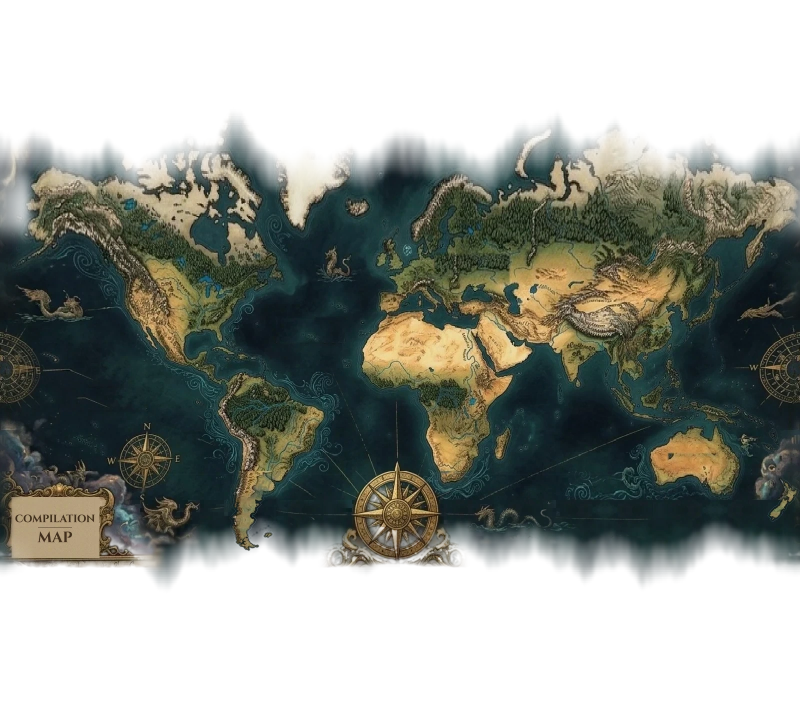
#> input picture map/atlas-plate.webp, 1600 x 1435 px (shown at 1/2 size); its folder holds only this picture in this run
$ python seam_fix.py
#> lines starting #> are read from the running program, lines starting #| are printed output that depends on the picture
#!/usr/bin/env python3
"""
The plate's two edges, made to meet.

On the globe the chart's eastern and western edges meet in the Pacific, and
they were never drawn to join: the compass rose split across the two edges sits
a few pixels out, a sea serpent and a cloud plume stop dead at the edge, and
the misty top and bottom edges reach different rows on either side.

This makes them meet: the rose is made symmetric about the seam, the water and
cloud within about forty pixels of it is drawn into the plate's own open water
so nothing ends on a straight cut, painted land is left alone, and the see-
through edges are blended so the mist runs across the join at the same height.

Run once from the repo root:  python3 pipeline/plate/seam_fix.py
"""
import pathlib
import sys

import numpy as np
from PIL import Image
from scipy.ndimage import gaussian_filter

ROOT = pathlib.Path(__file__).resolve().parent.parent.parent
SRC = ROOT / "map" / "atlas-plate.webp"

im = np.array(Image.open(SRC).convert("RGBA")).astype(np.float64)
H, W = im.shape[:2]
#> H = 1435; W = 1600
rgb, A = im[:, :, :3].copy(), im[:, :, 3].copy()
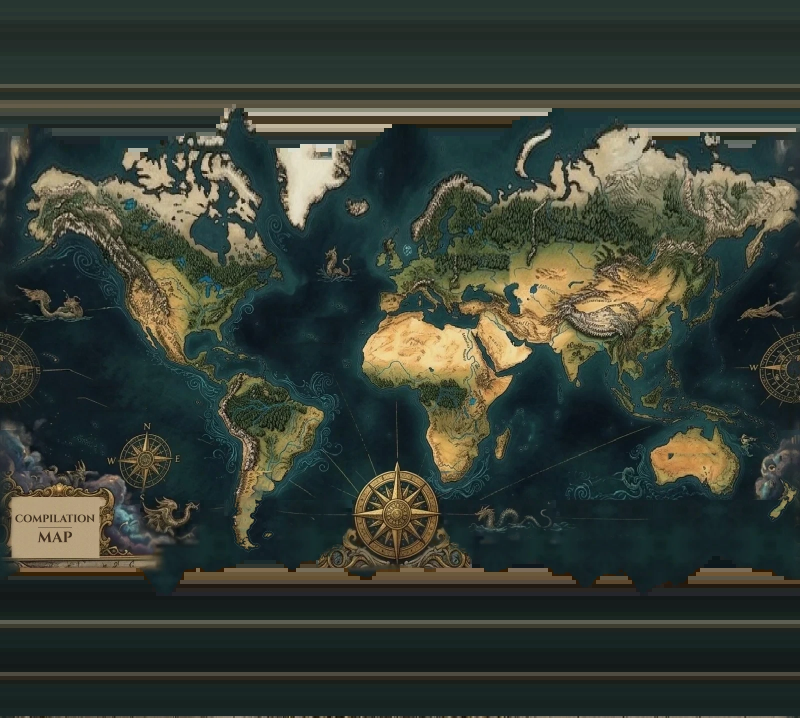
#> rgb: shape (1435, 1600, 3) float64 (shown at 1/2 size); mean R, G, B 55.2, 62.6, 53.5
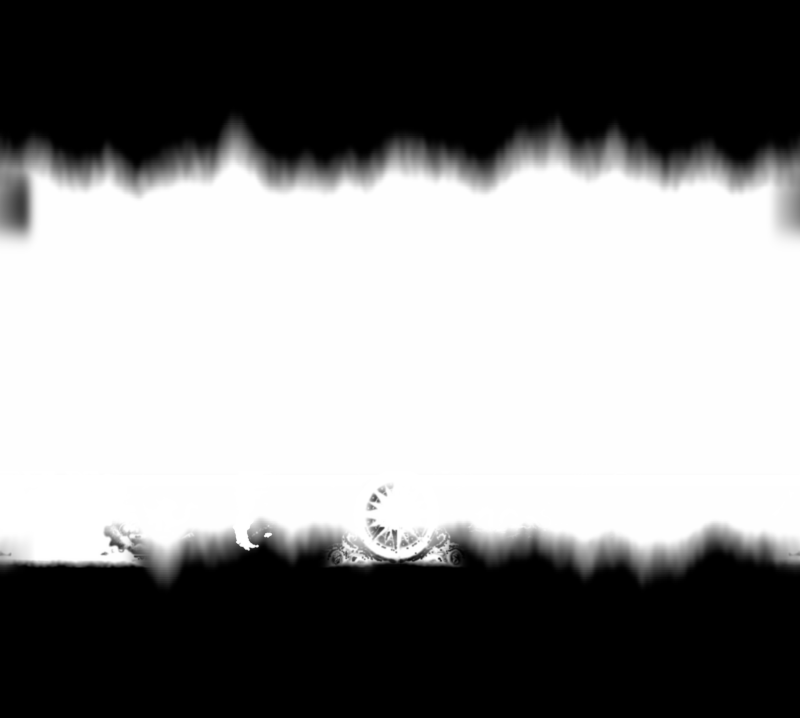
#> A: shape (1435, 1600) float64 (shown at 1/2 size); min 0, max 255, mean 136

if np.abs(rgb[:, 0] - rgb[:, W - 1]).mean() < 6 and np.abs(A[:, 0] - A[:, W - 1]).mean() < 6:
#> (the run stopped early here; a loop or call above may not have finished)
